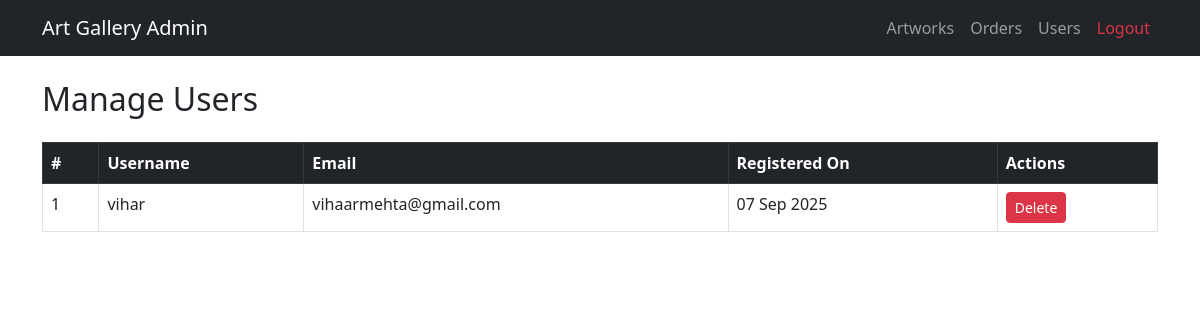
/admin/manage_users.php (signed in), run on the app's committed database.
### tables this page shows
CREATE TABLE IF NOT EXISTS `users` (
  `id` int NOT NULL AUTO_INCREMENT,
  `username` varchar(100) NOT NULL,
  `email` varchar(150) NOT NULL,
  `password` varchar(255) NOT NULL,
  `role` enum('user','admin') DEFAULT 'user',
  `created_at` timestamp NULL DEFAULT CURRENT_TIMESTAMP,
  PRIMARY KEY (`id`),
  UNIQUE KEY `email` (`email`)
);

### admin/manage_users.php (the view, shortened to what this page needs)
<?php
include 'header.php';
include '../db/db.php';
$users = $conn->query("SELECT * FROM users WHERE role='user' ORDER BY id DESC");
?>
<h2 class="mb-4">Manage Users</h2>
<div class="table-responsive">
  <table class="table table-bordered table-hover">
    <thead class="table-dark">
      <tr>
        <th>#</th>
        <th>Username</th>
        <th>Email</th>
        <th>Registered On</th>
        <th>Actions</th>
      </tr>
    </thead>
    <tbody>
      <?php $i = 1; while ($user = $users->fetch_assoc()): ?>
      <tr>
        <td><?php echo $i++; ?></td>
        <td><?php echo htmlspecialchars($user['username']); ?></td>
        <td><?php echo htmlspecialchars($user['email']); ?></td>
        <td><?php echo date("d M Y", strtotime($user['created_at'])); ?></td>
        <td>
          <a href="?delete=<?php echo $user['id']; ?>" class="btn btn-sm btn-danger" onclick="return confirm('Delete this user?')">Delete</a>
        </td>
      </tr>
      <?php endwhile; ?>
    </tbody>
  </table>
</div>
<?php include 'footer.php'; ?>

### data on the page
users: username "vihar", email "vihaarmehta@gmail.com", created_at "07 Sep 2025"
